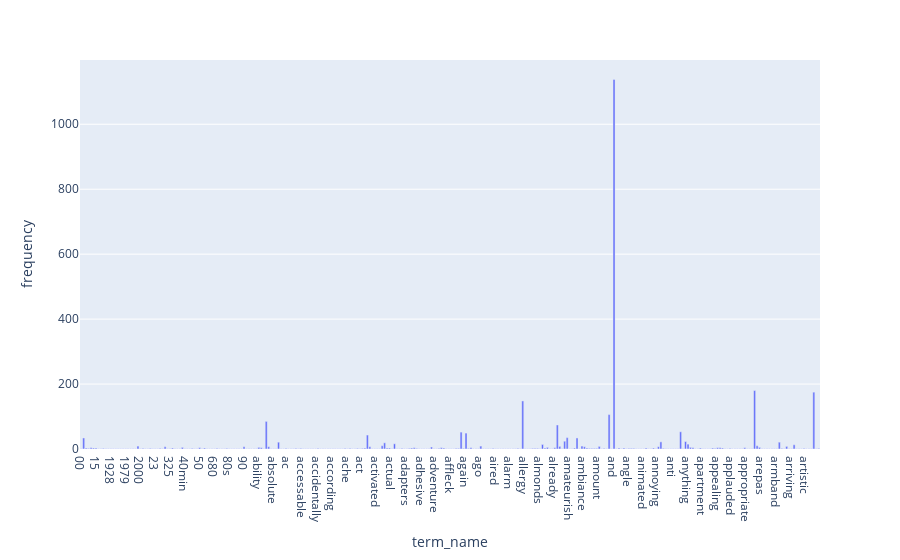

The notebook cell this image was saved under:
### Markdown cell above
### >>> **Exercise 13 (take home):**
If you want a nicer interactive visualization here, I would encourage you try to install and use plotly to achieve this.

### Code cell
import plotly.express as px
term_name = count_vect.get_feature_names_out()[:300]
freq = term_frequencies[:300]
df = pd.DataFrame(data = [term_name, freq]).T
df.columns = ['term_name', 'frequency']
# print(df)
fig = px.bar(df, df.term_name, df.frequency)
fig.show()

### Figure 1 — Plotly figure (JSON) as saved in the notebook; plotly's stock layout.template omitted (floating-point values rounded to 4 significant figures; data arrays with more than 128 entries replaced by an {"elided": "..."} marker saying what was removed)
{"data": [{"alignmentgroup": "True", "hovertemplate": "term_name=%{x}<br>frequency=%{y}<extra></extra>", "legendgroup": "", "marker": {"color": "#636efa", "pattern": {"shape": ""}}, "name": "", "offsetgroup": "", "orientation": "v", "showlegend": false, "textposition": "auto", "type": "bar", "x": {"elided": "300 str values"}, "xaxis": "x", "y": {"elided": "300 int values"}, "yaxis": "y"}], "layout": {"barmode": "relative", "legend": {"tracegroupgap": 0}, "margin": {"t": 60}, "xaxis": {"anchor": "y", "domain": [0, 1], "title": {"text": "term_name"}}, "yaxis": {"anchor": "x", "domain": [0, 1], "title": {"text": "frequency"}}}}
